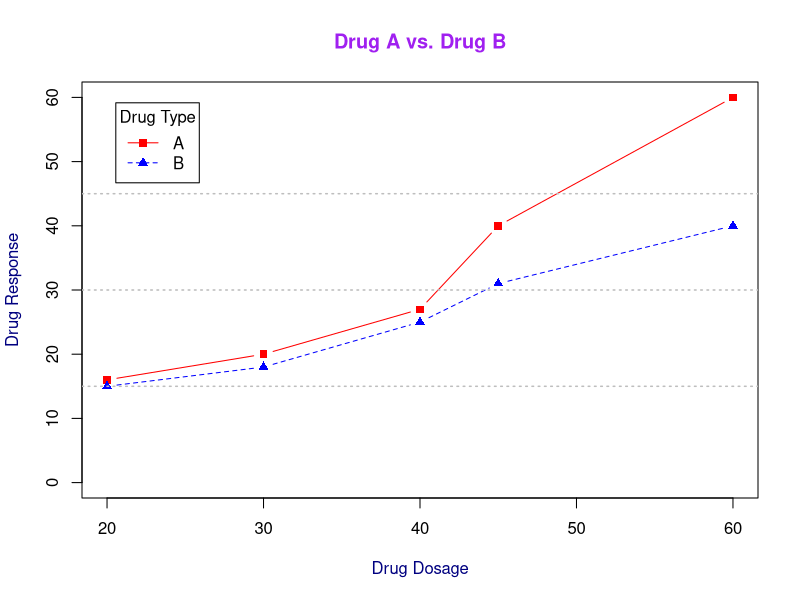

Write the R code that produced this figure.
## ---- chunk 1
a <- 5
b <- 15
c <- 10

# (i) 
(a+b)/c
# (ii)
(-b+sqrt(b^2-4*a*c)) / (2*a)
# (iii)
a*c + abs(c-b)
# (iv)
(2*a - c)^2
## ---- chunk 2
# (i)
x <- c(20,13,14,25,16,20,10,9,23,35,70,12,15,13,10)
x <- x[-11] # all the elements without position 11
print(x)

# (ii) Data vector (1 to 15)
x2 <- 1:15
print(x2)

# (iii) Data vector (1 to 24 by 2)
x3 <- seq(1, 24, 2)
print(x3)

# (iv) Matrix
A <- matrix(1:12, nrow=3, byrow = T)
print(A)
# (a) row sums
rowSums(A)
# (b) column sums
colSums(A)
# element (2,3)
A[2,3]
## ---- chunk 3
# (i)
A <- matrix(1:12, 3, 4, T)
dimnames(A) <- list(paste0("c", 1:3), paste0("r", 1:4))
A
A <- A[,-4]
print(A)

# (a) Transpose of A
t(A)
# (b)	Find the inverse of A
# solve(A) => Error
# (c)	Eigen values of A
eigen(A)

# (ii)
B <- matrix(c(7,5,2,4,6,7,1,7,3), 3, 3)
dimnames(B) <- list(paste0("c", 1:3), paste0("r", 1:3))
# (a) A+B, A-B
A+B
A-B
# (b) A*B
A %*% B 
## ---- chunk 4
dose  <- c(20, 30, 40, 45, 60)
drugA <- c(16, 20, 27, 40, 60)
drugB <- c(15, 18, 25, 31, 40)
color <- c("red", "blue", "purple", "navy", "gray")
.pch <- c(15, 17)
.lty <- c(1, 2)
plot(dose, drugA, type="b", pch=.pch[1], lty=.lty[1], col=color[1], ylim=c(0, 60), xlab="", ylab="")
title(main = "Drug A vs. Drug B", col.main=color[3],
      xlab="Drug Dosage", ylab="Drug Response", col.lab=color[4])
lines(dose, drugB, type="b", pch=.pch[2], lty=.lty[2], col=color[2])
abline(h=c(15, 30, 45), lwd = 1.5, lty = 3, col=color[5])

legend("topleft", inset=0.05, title="Drug Type", c("A","B"), lty=.lty, pch=.pch, col=color[1:2])
## ---- chunk 5
x <- 1
f <- x^3 + 2*x^2 - 7
tolerance <- 0.000001

while(abs(f) > tolerance ) {
  f.prime <- 3*x^2 + 4*x
  x <- x - f/f.prime
  f <- x^3 + 2*x^2 - 7
  print(x)
}
## ---- chunk 6
 
